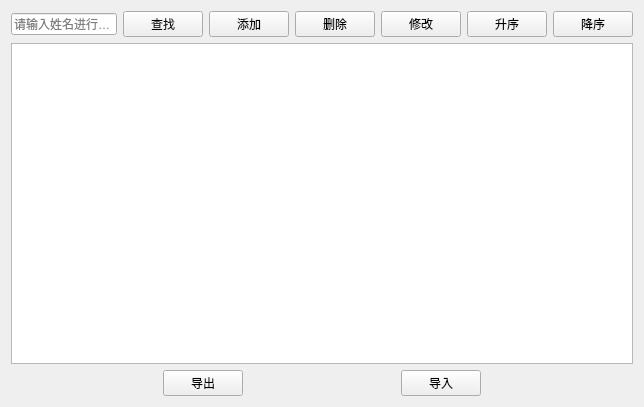
<?xml version="1.0" encoding="UTF-8"?>
<ui version="4.0">
 <class>patientview</class>
 <widget class="QWidget" name="patientview">
  <property name="geometry">
   <rect>
    <x>0</x>
    <y>0</y>
    <width>644</width>
    <height>407</height>
   </rect>
  </property>
  <property name="windowTitle">
   <string>患者管理</string>
  </property>
  <layout class="QGridLayout" name="gridLayout">
   <item row="0" column="0">
    <layout class="QVBoxLayout" name="verticalLayout_2">
     <item>
      <layout class="QVBoxLayout" name="verticalLayout">
       <item>
        <layout class="QHBoxLayout" name="horizontalLayout">
         <item>
          <widget class="QLineEdit" name="lineEdit">
           <property name="placeholderText">
            <string>请输入姓名进行查找</string>
           </property>
          </widget>
         </item>
         <item>
          <widget class="QPushButton" name="btSearch">
           <property name="text">
            <string>查找</string>
           </property>
           <property name="icon">
            <iconset resource="rsc.qrc">
             <normaloff>:/img/search.svg</normaloff>:/img/search.svg</iconset>
           </property>
          </widget>
         </item>
         <item>
          <widget class="QPushButton" name="btAdd">
           <property name="text">
            <string>添加</string>
           </property>
           <property name="icon">
            <iconset resource="rsc.qrc">
             <normaloff>:/img/add.svg</normaloff>:/img/add.svg</iconset>
           </property>
          </widget>
         </item>
         <item>
          <widget class="QPushButton" name="btDelete">
           <property name="text">
            <string>删除</string>
           </property>
           <property name="icon">
            <iconset resource="rsc.qrc">
             <normaloff>:/img/delete.svg</normaloff>:/img/delete.svg</iconset>
           </property>
          </widget>
         </item>
         <item>
          <widget class="QPushButton" name="btEdit">
           <property name="text">
            <string>修改</string>
           </property>
           <property name="icon">
            <iconset resource="rsc.qrc">
             <normaloff>:/img/modify.svg</normaloff>:/img/modify.svg</iconset>
           </property>
          </widget>
         </item>
         <item>
          <widget class="QPushButton" name="btSortAscending">
           <property name="text">
            <string>升序</string>
           </property>
          </widget>
         </item>
         <item>
          <widget class="QPushButton" name="btSortAscending2">
           <property name="text">
            <string>降序</string>
           </property>
          </widget>
         </item>
        </layout>
       </item>
       <item>
        <widget class="QTableView" name="tableView"/>
       </item>
      </layout>
     </item>
     <item>
      <layout class="QHBoxLayout" name="horizontalLayout_2">
       <item>
        <spacer name="horizontalSpacer_2">
         <property name="orientation">
          <enum>Qt::Orientation::Horizontal</enum>
         </property>
         <property name="sizeHint" stdset="0">
          <size>
           <width>40</width>
           <height>20</height>
          </size>
         </property>
        </spacer>
       </item>
       <item>
        <widget class="QPushButton" name="btExport">
         <property name="text">
          <string>导出</string>
         </property>
        </widget>
       </item>
       <item>
        <spacer name="horizontalSpacer">
         <property name="orientation">
          <enum>Qt::Orientation::Horizontal</enum>
         </property>
         <property name="sizeHint" stdset="0">
          <size>
           <width>40</width>
           <height>20</height>
          </size>
         </property>
        </spacer>
       </item>
       <item>
        <widget class="QPushButton" name="btImport">
         <property name="text">
          <string>导入</string>
         </property>
        </widget>
       </item>
       <item>
        <spacer name="horizontalSpacer_3">
         <property name="orientation">
          <enum>Qt::Orientation::Horizontal</enum>
         </property>
         <property name="sizeHint" stdset="0">
          <size>
           <width>40</width>
           <height>20</height>
          </size>
         </property>
        </spacer>
       </item>
      </layout>
     </item>
    </layout>
   </item>
  </layout>
 </widget>
 <resources>
  <include location="rsc.qrc"/>
 </resources>
 <connections/>
</ui>
